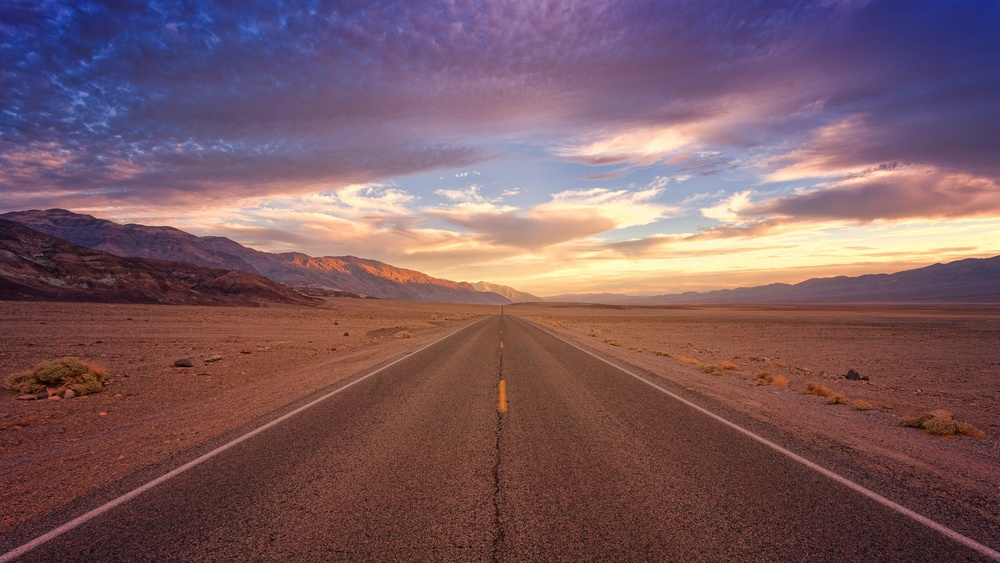
#> input picture road.jpg, 1000 x 563 px, shrunk from 4303 x 2421 before the run
$ python main.py
#> lines starting #> are read from the running program, lines starting #| are printed output that depends on the picture
from PIL import Image

def mean_filter(photo, filter_size):
    pixels = list(photo.getdata())
    width, height = photo.size

    pixels = [pixels[i * width:(i + 1) * width] for i in range(height)]
    SAT = [[0] * width for i in range(height)]

    SAT[0][0] = pixels[0][0]
    for H in range(height - 1):
        for W in range(width - 1):
            SAT[H + 1][W + 1] = pixels[H + 1][W + 1] + SAT[H][W + 1] + \
                                SAT[H + 1][W] - SAT[H][W]

    pixel_list = []
    for H in range(height):
        for W in range(width):
            if H >= filter_size and W >= filter_size:
                pixel_list.append(round((SAT[H][W] + SAT[H - filter_size][W - filter_size] -
                                         SAT[H - filter_size][W] - SAT[H][W - filter_size]) / (
                                                    filter_size * filter_size)))

    new_img = Image.new("L", (width - filter_size, height - filter_size))
    new_img.putdata(pixel_list)
    return new_img

if __name__ == '__main__':

    square_mask_size = 40
    # image location
    photo = Image.open("road.jpg")
#> photo is the input picture: PIL image 1000x563 RGB; mean R, G, B 122.9, 91, 97.8
    photo = photo.convert("L")
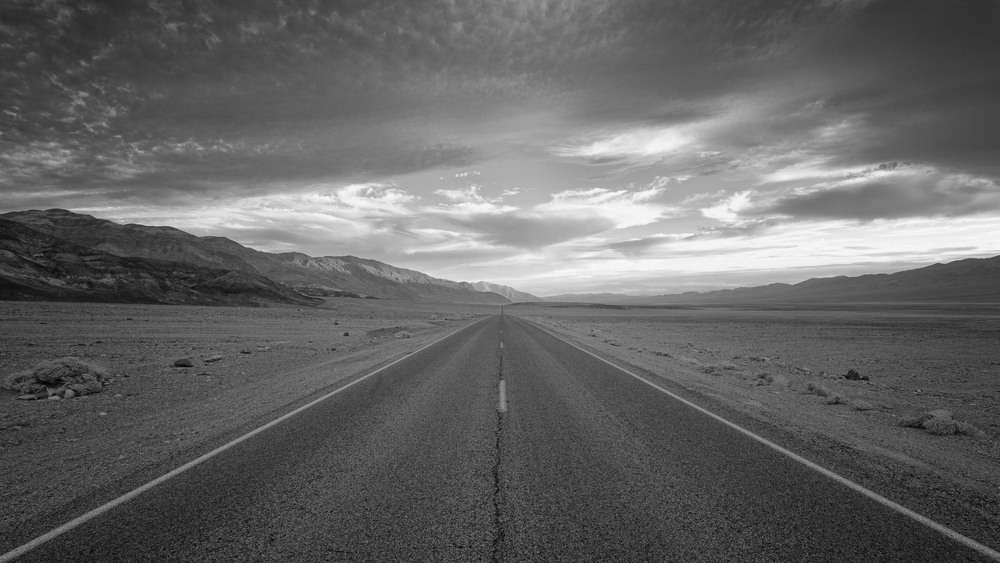
#> photo: PIL image 1000x563 L; min 4, max 250, mean 101.3

    mean_filter(photo, square_mask_size).show()
#> in mean_filter, `pixels = list(photo.getdata())`: pixels = 563000 items
#> in mean_filter, `pixels = [pixels[i * width:(i + 1) * width] for i in range(height)]`: pixels = 563 items
#> after the loop in mean_filter, `for H in range(height):`: pixel_list = 502080 items
#> in mean_filter, `new_img = Image.new("L", (width - filter_size, height - filter_size))`: new_img: PIL image 960x523 L; every value is 0
#> in mean_filter, `new_img.putdata(pixel_list)`:
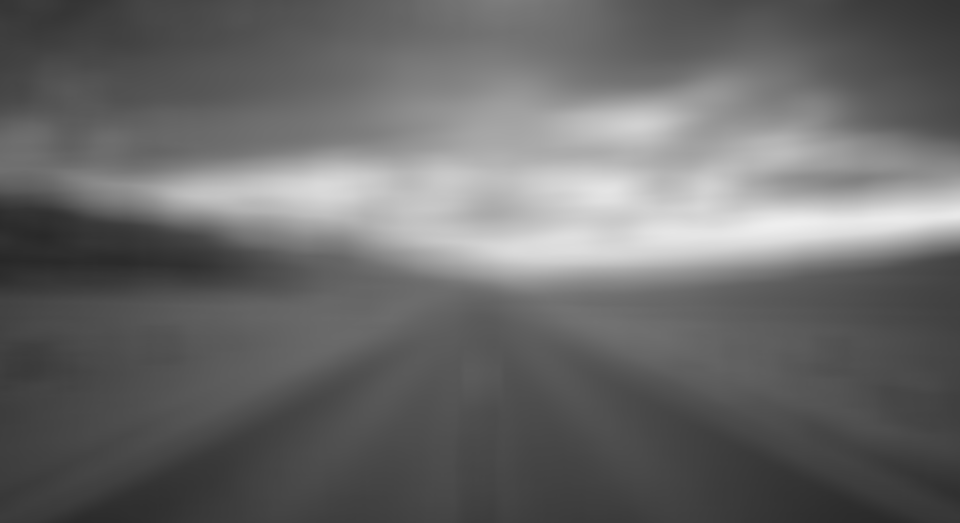
#> new_img: PIL image 960x523 L; min 39, max 238, mean 105.2
